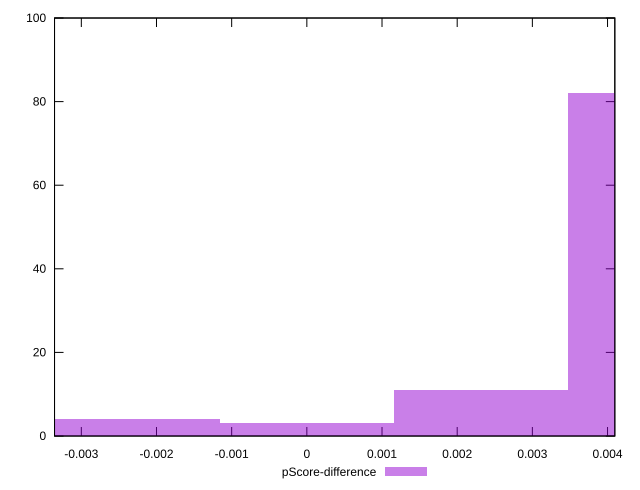

Generate this figure with gnuplot:
reset

$pScoreDifference <<EOF
0.004637978319648757 82
0.0023189891598243786 11
-0.0023189891598243786 4
0 3
EOF

set key outside below
set boxwidth 0.0023189891598243786
set xrange [-0.0033563698241416973:0.0040969197158846615]
set yrange [0:100]
set trange [0:100]
set style fill transparent solid 0.5 noborder
set terminal svg size 640, 490 enhanced background rgb 'white'
set output "report_00014_2021-02-09T15:56:05.503Z/cumulative-layout-shift/samples/pages+cached+noadtech+nomedia/pScore-difference/histogram.svg"

plot $pScoreDifference title "pScore-difference" with boxes

reset
